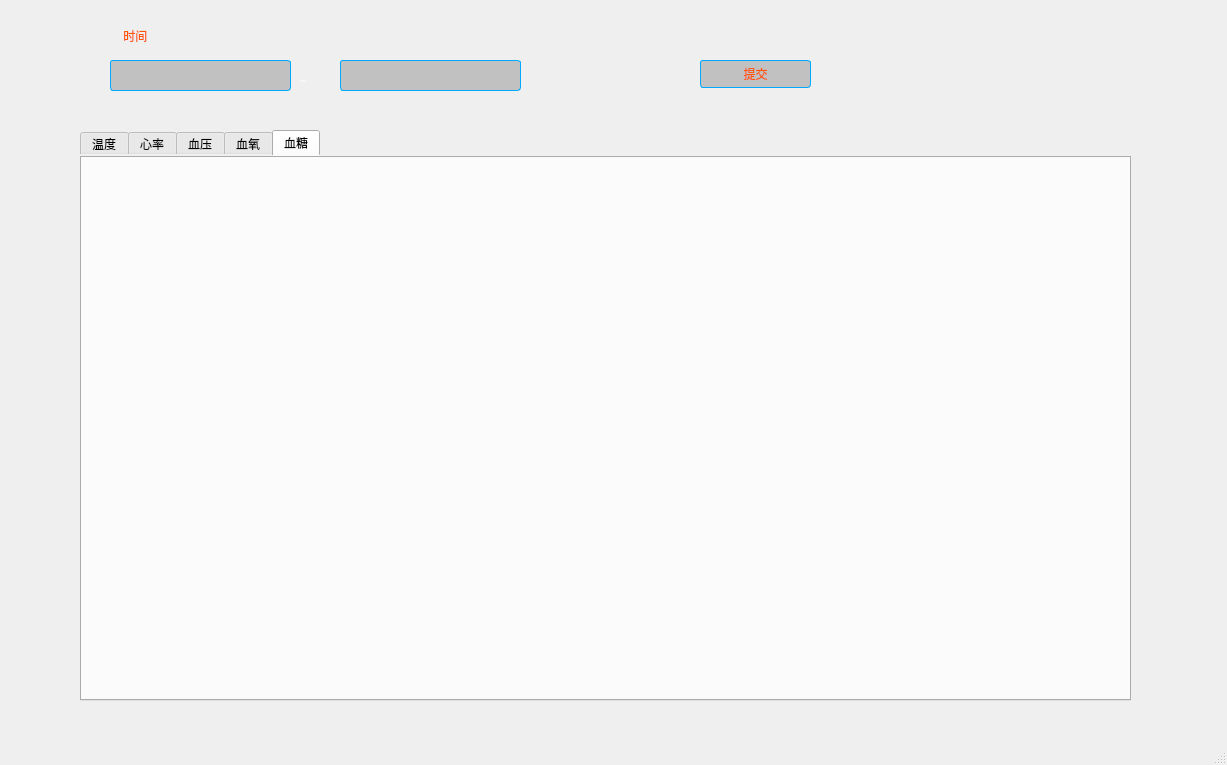
<?xml version="1.0" encoding="UTF-8"?>
<ui version="4.0">
 <class>ChartWindow</class>
 <widget class="QMainWindow" name="ChartWindow">
  <property name="geometry">
   <rect>
    <x>0</x>
    <y>0</y>
    <width>1227</width>
    <height>765</height>
   </rect>
  </property>
  <property name="windowTitle">
   <string>MainWindow</string>
  </property>
  <property name="styleSheet">
   <string notr="true"/>
  </property>
  <widget class="QWidget" name="centralwidget">
   <widget class="QWidget" name="widget" native="true">
    <property name="geometry">
     <rect>
      <x>0</x>
      <y>-50</y>
      <width>1231</width>
      <height>821</height>
     </rect>
    </property>
    <property name="styleSheet">
     <string notr="true">#widget{
	
	border-image: url(:/IMG_2027.JPG);}</string>
    </property>
    <widget class="QPushButton" name="commitPushButton">
     <property name="geometry">
      <rect>
       <x>700</x>
       <y>110</y>
       <width>111</width>
       <height>28</height>
      </rect>
     </property>
     <property name="styleSheet">
      <string notr="true">QPushButton{	
	background-color: rgb(141, 141, 141,120);
	color: rgb(255, 85, 0);

border:1px solid #e1e0e0;
	border-color: rgb(0, 170, 255);

	font: 12pt &quot;黑体&quot;;
	border-radius:3px;
}
QPushButton:pressed{
padding-top:3px;
padding-left:4px;
}</string>
     </property>
     <property name="text">
      <string>提交</string>
     </property>
    </widget>
    <widget class="QLineEdit" name="lineEdit_2">
     <property name="geometry">
      <rect>
       <x>340</x>
       <y>110</y>
       <width>181</width>
       <height>31</height>
      </rect>
     </property>
     <property name="styleSheet">
      <string notr="true">background-color: rgb(141, 141, 141,120);
	color: rgb(255, 255, 255);

border:1px solid #e1e0e0;
	border-color: rgb(0, 170, 255);

	font: 12pt &quot;黑体&quot;;
	border-radius:3px;</string>
     </property>
    </widget>
    <widget class="QLabel" name="label_2">
     <property name="geometry">
      <rect>
       <x>300</x>
       <y>120</y>
       <width>61</width>
       <height>21</height>
      </rect>
     </property>
     <property name="styleSheet">
      <string notr="true">color: rgb(255, 255, 255);
font: 20pt &quot;Copperplate Gothic Bold&quot;;</string>
     </property>
     <property name="text">
      <string>~</string>
     </property>
    </widget>
    <widget class="QLineEdit" name="lineEdit">
     <property name="geometry">
      <rect>
       <x>110</x>
       <y>110</y>
       <width>181</width>
       <height>31</height>
      </rect>
     </property>
     <property name="styleSheet">
      <string notr="true">background-color: rgb(141, 141, 141,120);
	color: rgb(255, 255, 255);

border:1px solid #e1e0e0;
	border-color: rgb(0, 170, 255);

	font: 12pt &quot;黑体&quot;;
	border-radius:3px;</string>
     </property>
    </widget>
    <widget class="QLabel" name="label">
     <property name="geometry">
      <rect>
       <x>120</x>
       <y>70</y>
       <width>72</width>
       <height>31</height>
      </rect>
     </property>
     <property name="styleSheet">
      <string notr="true">color: rgb(255, 85, 0);
font: 12pt &quot;04b_21&quot;;</string>
     </property>
     <property name="text">
      <string> 时间</string>
     </property>
    </widget>
    <widget class="QTabWidget" name="tabWidget">
     <property name="geometry">
      <rect>
       <x>80</x>
       <y>180</y>
       <width>1051</width>
       <height>571</height>
      </rect>
     </property>
     <property name="styleSheet">
      <string notr="true">border-image: url(:/IMG_2027.JPG);

height:50px; margin-right: 2px; margin-bottom:-2px;

	border-radius:3px;
	color:rgb(0,0,0);

</string>
     </property>
     <property name="currentIndex">
      <number>4</number>
     </property>
     <widget class="QWidget" name="temperatureTab">
      <property name="styleSheet">
       <string notr="true">
</string>
      </property>
      <attribute name="title">
       <string>温度</string>
      </attribute>
      <layout class="QHBoxLayout" name="horizontalLayout">
       <item>
        <widget class="QtCharts::QChartView" name="temperatureWidget" native="true">
         <property name="styleSheet">
          <string notr="true">ackground-color:rgba(244,244,244,2);
border-image: url(:/IMG_2027.JPG);
</string>
         </property>
        </widget>
       </item>
      </layout>
     </widget>
     <widget class="QWidget" name="tab_2">
      <property name="styleSheet">
       <string notr="true">border-image: url(:/IMG_2027.JPG);</string>
      </property>
      <attribute name="title">
       <string>心率</string>
      </attribute>
      <layout class="QHBoxLayout" name="horizontalLayout_2">
       <item>
        <widget class="QtCharts::QChartView" name="heartRateWidget" native="true"/>
       </item>
      </layout>
     </widget>
     <widget class="QWidget" name="tab_3">
      <attribute name="title">
       <string>血压</string>
      </attribute>
      <layout class="QHBoxLayout" name="horizontalLayout_3">
       <item>
        <widget class="QtCharts::QChartView" name="bloodPretureWidget" native="true">
         <property name="styleSheet">
          <string notr="true">border-image: url(:/IMG_2027.JPG);</string>
         </property>
        </widget>
       </item>
      </layout>
     </widget>
     <widget class="QWidget" name="tab_4">
      <attribute name="title">
       <string>血氧</string>
      </attribute>
      <layout class="QHBoxLayout" name="horizontalLayout_4">
       <item>
        <widget class="QtCharts::QChartView" name="bloodOxygenWidget" native="true"/>
       </item>
      </layout>
     </widget>
     <widget class="QWidget" name="tab_5">
      <attribute name="title">
       <string>血糖</string>
      </attribute>
      <layout class="QHBoxLayout" name="horizontalLayout_5">
       <item>
        <widget class="QtCharts::QChartView" name="bloodGluseWidget" native="true">
         <property name="styleSheet">
          <string notr="true"/>
         </property>
        </widget>
       </item>
      </layout>
     </widget>
    </widget>
   </widget>
  </widget>
  <widget class="QMenuBar" name="menubar">
   <property name="geometry">
    <rect>
     <x>0</x>
     <y>0</y>
     <width>1227</width>
     <height>25</height>
    </rect>
   </property>
  </widget>
  <widget class="QStatusBar" name="statusbar"/>
 </widget>
 <customwidgets>
  <customwidget>
   <class>QtCharts::QChartView</class>
   <extends>QWidget</extends>
   <header>qchartview.h</header>
   <container>1</container>
  </customwidget>
 </customwidgets>
 <resources/>
 <connections/>
</ui>
